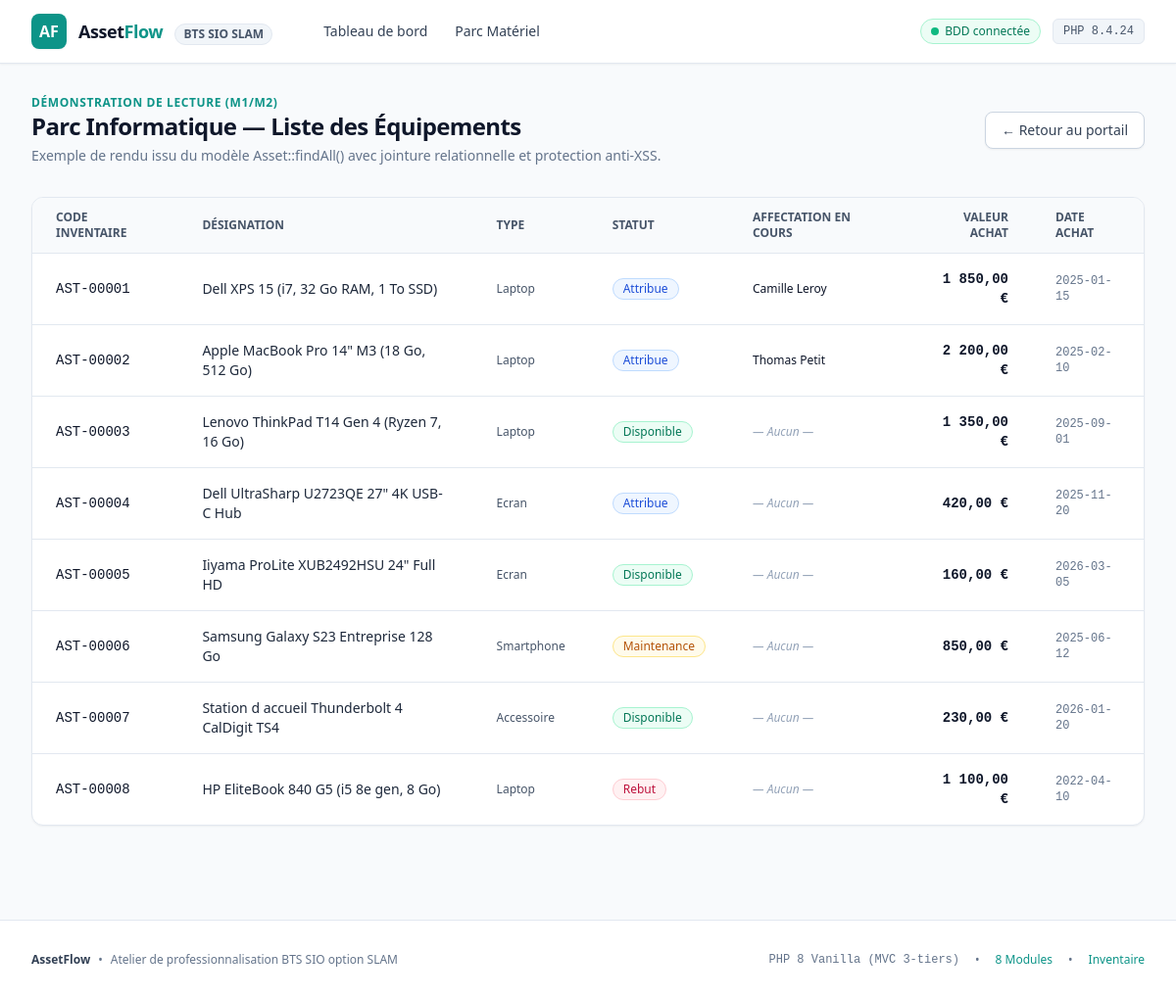
/index.php?route=assets, run on the app's committed database.
### tables this page shows
CREATE TABLE `assignments` (
  `id` INT AUTO_INCREMENT PRIMARY KEY,
  `asset_id` INT NOT NULL,
  `user_id` INT NOT NULL,
  `date_debut` DATE NOT NULL,
  `date_fin_prevue` DATE NOT NULL,
  `date_restitution` DATE NULL DEFAULT NULL,
  `etat_restitution` VARCHAR(255) NULL DEFAULT NULL,
  `created_at` DATETIME NOT NULL DEFAULT CURRENT_TIMESTAMP,
  CONSTRAINT `fk_assignments_asset` FOREIGN KEY (`asset_id`) REFERENCES `assets` (`id`) ON DELETE CASCADE ON UPDATE CASCADE,
  CONSTRAINT `fk_assignments_user` FOREIGN KEY (`user_id`) REFERENCES `users` (`id`) ON DELETE RESTRICT ON UPDATE CASCADE
);

CREATE TABLE `assets` (
  `id` INT AUTO_INCREMENT PRIMARY KEY,
  `code_inventaire` VARCHAR(50) NOT NULL UNIQUE,
  `designation` VARCHAR(150) NOT NULL,
  `type` ENUM('laptop', 'ecran', 'smartphone', 'accessoire') NOT NULL,
  `statut` ENUM('disponible', 'attribue', 'maintenance', 'rebut') NOT NULL DEFAULT 'disponible',
  `valeur_achat` DECIMAL(10,2) NOT NULL DEFAULT 0.00,
  `date_achat` DATE NOT NULL,
  `created_at` DATETIME NOT NULL DEFAULT CURRENT_TIMESTAMP
);

CREATE TABLE `users` (
  `id` INT AUTO_INCREMENT PRIMARY KEY,
  `matricule` VARCHAR(20) NOT NULL UNIQUE,
  `nom` VARCHAR(100) NOT NULL,
  `prenom` VARCHAR(100) NOT NULL,
  `email` VARCHAR(150) NOT NULL UNIQUE,
  `role` ENUM('admin', 'technicien', 'collaborateur') NOT NULL DEFAULT 'collaborateur',
  `created_at` DATETIME NOT NULL DEFAULT CURRENT_TIMESTAMP
);

### app/Controllers/HomeController.php (called while the page is built, shortened)
<?php
class HomeController extends BaseController
{
    public function assets(): void
    {
        $dbConnected = false;
        $assets = [];
        try {
            if (Database::isConnected()) {
                $dbConnected = true;
                $assetModel = new Asset();
                $assets = $assetModel->findAll();
            }
        } catch (PDOException $e) {
            $dbConnected = false;
        }
        $this->render('assets/index', [
            'pageTitle' => 'Inventaire du Parc Matériel',
            'dbConnected' => $dbConnected,
            'assets' => $assets,
        ]);
    }
}

### config/database.php (called while the page is built, shortened)
<?php
class Database
{
    private static ?PDO $instance = null;
    public static function getInstance(): PDO
    {
        if (self::$instance === null) {
            $dsn = sprintf(
                'mysql:host=%s;port=%d;dbname=%s;charset=%s',
                DB_HOST,
                DB_PORT,
                DB_NAME,
                DB_CHARSET
            );
            $options = [
                PDO::ATTR_ERRMODE => PDO::ERRMODE_EXCEPTION,
                PDO::ATTR_DEFAULT_FETCH_MODE => PDO::FETCH_ASSOC,
                PDO::ATTR_EMULATE_PREPARES => false,
                PDO::ATTR_TIMEOUT => 5,
            ];
            try {
                self::$instance = new PDO($dsn, DB_USER, DB_PASS, $options);
            } catch (PDOException $e) {
                self::$lastError = $e->getMessage();
                throw $e;
            }
        }
        return self::$instance;
    }
    public static function isConnected(): bool
    {
        try {
            return true;
        } catch (PDOException) {
            return false;
        }
    }
}

### app/Models/BaseModel.php (called while the page is built, shortened)
<?php
abstract class BaseModel
{
    public function __construct()
    {
        $this->db = Database::getInstance();
    }
}

### app/Models/Asset.php (called while the page is built, shortened)
<?php
class Asset extends BaseModel
{
    public function findAll(): array
    {
        $sql = "
            SELECT
                a.id,
                a.code_inventaire,
                a.designation,
                a.type,
                a.statut,
                a.valeur_achat,
                a.date_achat,
                a.created_at,
                u.nom AS affecte_nom,
                u.prenom AS affecte_prenom,
                u.email AS affecte_email,
                asg.date_fin_prevue
            FROM assets a
            LEFT JOIN assignments asg ON a.id = asg.asset_id AND asg.date_restitution IS NULL
            LEFT JOIN users u ON asg.user_id = u.id
            ORDER BY a.id ASC
        ";
        $stmt = $this->db->prepare($sql);
        $stmt->execute();
        return $stmt->fetchAll();
    }
}

### config/config.php (called while the page is built, shortened)
<?php
if (!function_exists('e')) {
    function e(mixed $value): string
    {
        return htmlspecialchars((string) ($value ?? ''), ENT_QUOTES, 'UTF-8');
    }
}

### app/Views/assets/index.php (the view)
<div class="max-w-7xl mx-auto px-4 sm:px-6 lg:px-8 py-8 space-y-8">
    <div class="flex flex-col sm:flex-row sm:items-center justify-between gap-4">
        <div>
            <div class="text-xs font-semibold uppercase tracking-wider text-brand-600">Démonstration de lecture (M1/M2)
            </div>
            <h1 class="text-2xl font-bold tracking-tight text-slate-900">
                Parc Informatique — Liste des Équipements
            </h1>
            <p class="text-sm text-slate-500 mt-1">
                Exemple de rendu issu du modèle Asset::findAll() avec jointure relationnelle et protection anti-XSS.
            </p>
        </div>
        <a href="index.php?route=home"
            class="inline-flex items-center px-4 py-2 border border-slate-300 rounded-lg text-sm font-medium text-slate-700 bg-white hover:bg-slate-50 transition shadow-sm">
            &larr; Retour au portail
        </a>
    </div>
    <?php if (!$dbConnected): ?>
        <div class="bg-amber-50 border border-amber-200 p-6 rounded-xl text-center space-y-2">
            <h3 class="text-sm font-bold text-amber-900">Base de données non accessible</h3>
            <p class="text-xs text-amber-700">
                Veuillez importer le script <code class="font-bold">sql/00_init_schema.sql</code> pour afficher la liste des
                équipements.
            </p>
        </div>
    <?php elseif (empty($assets)): ?>
        <div class="bg-white border border-slate-200 p-12 rounded-xl text-center space-y-2 text-slate-500">
            <p class="text-sm">Aucun équipement enregistré dans le parc.</p>
        </div>
    <?php else: ?>
        <div class="bg-white border border-slate-200 rounded-xl overflow-hidden shadow-sm">
            <div class="overflow-x-auto">
                <table class="min-w-full divide-y divide-slate-200 text-left text-sm">
                    <thead class="bg-slate-50 text-slate-600 text-xs uppercase font-semibold">
                        <tr>
                            <th class="px-6 py-3">Code Inventaire</th>
                            <th class="px-6 py-3">Désignation</th>
                            <th class="px-6 py-3">Type</th>
                            <th class="px-6 py-3">Statut</th>
                            <th class="px-6 py-3">Affectation en cours</th>
                            <th class="px-6 py-3 text-right">Valeur Achat</th>
                            <th class="px-6 py-3">Date Achat</th>
                        </tr>
                    </thead>
                    <tbody class="divide-y divide-slate-200">
                        <?php foreach ($assets as $asset): ?>
                            <tr class="hover:bg-slate-50 transition">
                                <td class="px-6 py-4 font-mono font-medium text-slate-900">
                                    <?= e($asset['code_inventaire']) ?>
                                </td>
                                <td class="px-6 py-4 text-slate-800 font-medium">
                                    <?= e($asset['designation']) ?>
                                </td>
                                <td class="px-6 py-4 capitalize text-slate-600 text-xs">
                                    <?= e($asset['type']) ?>
                                </td>
                                <td class="px-6 py-4">
                                    <?php
                                    $statut = $asset['statut'];
                                    $badgeClass = match ($statut) {
                                        'disponible' => 'bg-emerald-50 text-emerald-700 border-emerald-200',
                                        'attribue' => 'bg-blue-50 text-blue-700 border-blue-200',
                                        'maintenance' => 'bg-amber-50 text-amber-700 border-amber-200',
                                        'rebut' => 'bg-rose-50 text-rose-700 border-rose-200',
                                        default => 'bg-slate-100 text-slate-700 border-slate-200',
                                    };
                                    ?>
                                    <span
                                        class="inline-flex items-center px-2.5 py-0.5 rounded-full text-xs font-medium border <?= $badgeClass ?>">
                                        <?= e(ucfirst($statut)) ?>
                                    </span>
                                </td>
                                <td class="px-6 py-4 text-xs">
                                    <?php if (!empty($asset['affecte_nom'])): ?>
                                        <span class="font-medium text-slate-900">
                                            <?= e($asset['affecte_prenom']) ?>             <?= e($asset['affecte_nom']) ?>
                                        </span>
                                    <?php else: ?>
                                        <span class="text-slate-400 italic">— Aucun —</span>
                                    <?php endif; ?>
                                </td>
                                <td class="px-6 py-4 text-right font-mono text-slate-900 font-semibold">
                                    <?= number_format((float) $asset['valeur_achat'], 2, ',', ' ') ?> &euro;
                                </td>
                                <td class="px-6 py-4 text-xs font-mono text-slate-500">
                                    <?= e($asset['date_achat']) ?>
                                </td>
                            </tr>
                        <?php endforeach; ?>
                    </tbody>
                </table>
            </div>
        </div>
    <?php endif; ?>
</div>

### data on the page
assignments: asset.code_inventaire "AST-00001", asset.designation "Dell XPS 15 (i7, 32 Go RAM, 1 To SSD)", asset.type "Laptop", asset.statut "Attribue", user.prenom "Camille", user.nom "Leroy", asset.valeur_achat "1 850,00", asset.date_achat "2025-01-15"
assignments: asset.code_inventaire "AST-00002", asset.designation "Apple MacBook Pro 14\" M3 (18 Go, 512 Go)", asset.type "Laptop", asset.statut "Attribue", user.prenom "Thomas", user.nom "Petit", asset.valeur_achat "2 200,00", asset.date_achat "2025-02-10"
assets: code_inventaire "AST-00003", designation "Lenovo ThinkPad T14 Gen 4 (Ryzen 7, 16 Go)", type "Laptop", statut "Disponible", shows "— Aucun —", valeur_achat "1 350,00", date_achat "2025-09-01"
assets: code_inventaire "AST-00004", designation "Dell UltraSharp U2723QE 27\" 4K USB-C Hub", type "Ecran", statut "Attribue", shows "— Aucun —", valeur_achat "420,00", date_achat "2025-11-20"
assets: code_inventaire "AST-00005", designation "Iiyama ProLite XUB2492HSU 24\" Full HD", type "Ecran", statut "Disponible", shows "— Aucun —", valeur_achat "160,00", date_achat "2026-03-05"
assets: code_inventaire "AST-00006", designation "Samsung Galaxy S23 Entreprise 128 Go", type "Smartphone", statut "Maintenance", shows "— Aucun —", valeur_achat "850,00", date_achat "2025-06-12"
assets: code_inventaire "AST-00007", designation "Station d accueil Thunderbolt 4 CalDigit TS4", type "Accessoire", statut "Disponible", shows "— Aucun —", valeur_achat "230,00", date_achat "2026-01-20"
assets: code_inventaire "AST-00008", designation "HP EliteBook 840 G5 (i5 8e gen, 8 Go)", type "Laptop", statut "Rebut", shows "— Aucun —", valeur_achat "1 100,00", date_achat "2022-04-10"

### other printed values
PHP_VERSION "8.4.24"
APP_NAME "AssetFlow"
